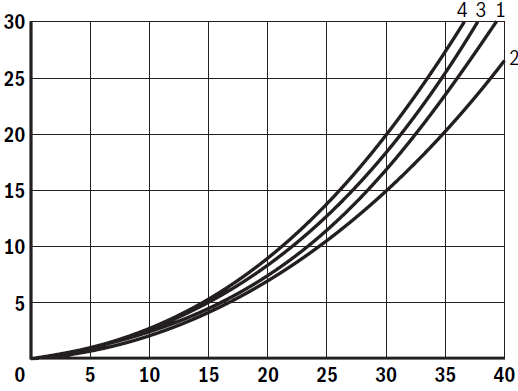
#> input picture OpenCV/images/chart.PNG, 518 x 391 px
$ jupyter execute Untitled.ipynb
#> lines starting #> are read from the running program, lines starting #| are printed output that depends on the picture
[cell 1]
import cv2
from PIL import Image, ImageOps
import matplotlib.pyplot as plt
import numpy as np

# Display all outputs in the cell
from IPython.core.interactiveshell import InteractiveShell
InteractiveShell.ast_node_interactivity = "all"

# Modify numpy print options to display the entire array
np.set_printoptions(threshold=np.inf)

[cell 2]
pil_image = Image.open('../images/chart.PNG')
#> pil_image is the input picture: PIL image 518x391 RGBA; mean R, G, B, A 236.7, 236.4, 236.5, 255
# Display the size
display("Image size:", pil_image.size)

# Display the mode
display("Image mode:", pil_image.mode)

[cell 3]
quantized_img = pil_image.quantize(2)
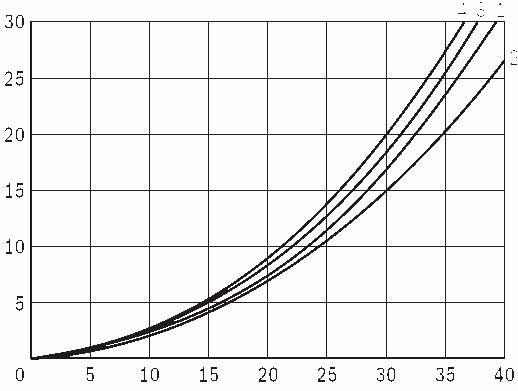
#> quantized_img: PIL image 518x391 P; mean R, G, B 239.5, 239.3, 239.4
quantized_img

[cell 4]
quant_img = np.array(quantized_img)
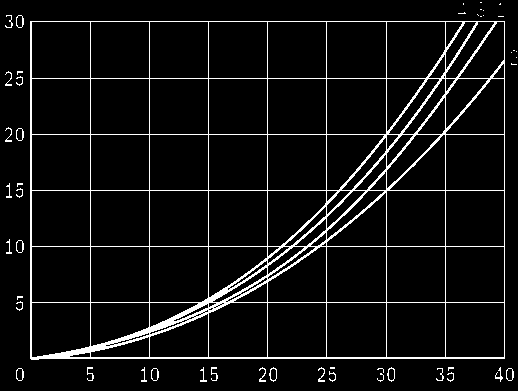
#> quant_img: shape (391, 518); values 0 (black) and 1 (white), 6.5% white in thin lines or dots
plt.imshow(quant_img, cmap = "gray")
#> (this line was passed over: IPython is not available in this run)

[cell 5]
quant_img[240:260, 80:100]

[cell 6]
# Function to replace 32 with 255 if condition is satisfied
def replace_pixels(image):
    for row in image:
        for i in range(1, len(row) - 1):
            if row[i] == 1 and row[i-1] == 0 and row[i+1] == 0:
                row[i] = 0
    #Find rows with non-zero sum
    non_zero_sum_rows = np.where(np.sum(image, axis=1) > 100)[0]
#> non_zero_sum_rows = [21, 78, 134, 190, 246, 302, 357, 358]

    # Set values of those rows to zero
    image[non_zero_sum_rows] = 0
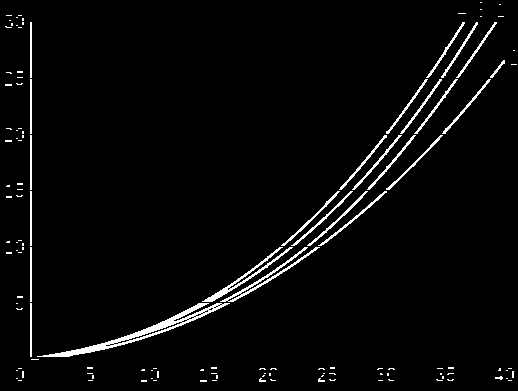
#> image: shape (391, 518); values 0 (black) and 1 (white), 3.2% white in thin lines or dots
    return image

# Apply the function to the image
new_image = replace_pixels(quant_img)

plt.imshow(new_image, cmap = "gray")
#> (this line was passed over: IPython is not available in this run)

[cell 7]
# Convert PIL image to NumPy array
np_image = np.array(quantized_img)

hist = cv2.calcHist([np_image],[0],None, [2], [0,2])
#> hist = [189328, 13210]

# Plot the histogram as a bar graph
plt.figure()
#> (this line was passed over: IPython is not available in this run)
plt.bar(np.arange(len(hist)), hist.squeeze())
#> (this line was passed over: IPython is not available in this run)
plt.xlabel('Pixel Value')
#> (this line was passed over: IPython is not available in this run)
plt.ylabel('Frequency')
#> (this line was passed over: IPython is not available in this run)
plt.title('Histogram of quantized Grayscale Image')
#> (this line was passed over: IPython is not available in this run)
plt.show();
